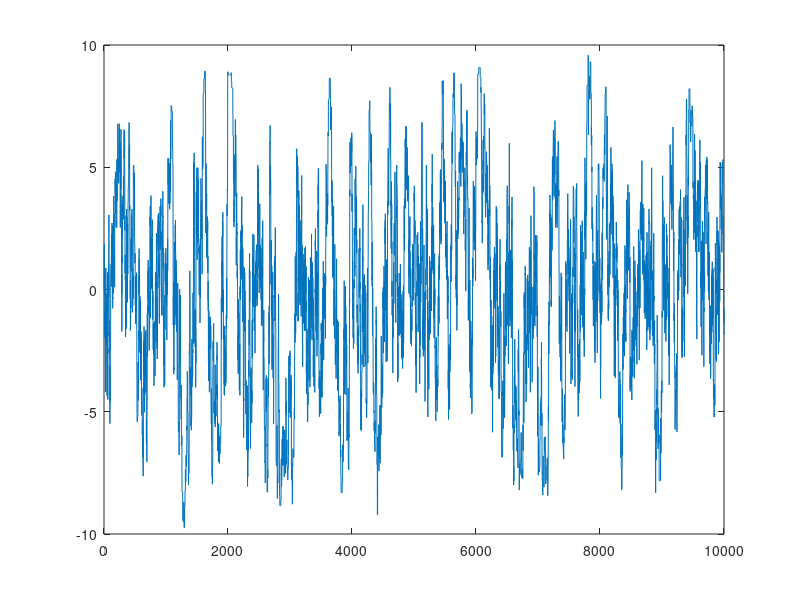

MATLAB code to generate this figure: (Note: this script raises an error after producing the figure.)
%load('chain_example.mat'); X=SAMPLES(:,1);

N=1e4;
X=zeros(N,1);
for i=2:N
    prop=X(i-1)+normrnd(0,1);
    if rand>(abs(prop)/10)
        X(i)=prop;
    else
        X(i)=X(i-1);
    end
end
figure; plot(X)
L=length(X);

%% Batch means - A Comparison of Methods for Computing Autocorrelation Time, Madeleine B. Thompson
s2=var(X);
batch_size=floor(L^(2/3));
no_batches=floor(L^(1/3));
temp=[];
for j=1:batch_size:(L-batch_size)
    batch_mean=mean(X(j:(j+batch_size-1)));
    temp=[temp batch_mean];
end
s2m=var(temp);
tau_batchmeans=batch_size*s2m/s2;

%% Autocorrelation time estimation, Dan Foreman-Mackey
M=floor(L/100);
cf_matlab=autocorr(X,M);
tau_Foreman=1+2*sum(cf_matlab);

%% Stable estimates of autocorrelation length from short GSP-Phot Aeneas MCMC chains
XX=X-mean(X);
temp1=XX(2:end).*XX(1:end-1);
temp2=XX(1:end-1).^2;
phi=sum(temp1)/sum(temp2);
tau_stable_exp=-2*1/log(phi);
tau_stable_int=2*1/(1-phi)-2*1/2;

% %% The Yule Walker Equations for the AR Coefficients, Gidon Eshel
% M=min(floor(L/10),10000);
% cf_matlab=autocorr(X,M);
% R=toeplitz(cf_matlab(1:M));
% rhs=cf_matlab(2:end);
% pi_AR=R\rhs;
% tau_AR=(1-rhs'*pi_AR)/( (1-ones(1,M)*pi_AR).^2 );

tau=[tau_batchmeans, tau_Foreman, tau_stable_exp, tau_stable_int];%, tau_AR];
%tau=tau_stable_exp;
disp(tau)

n=900;
a=zeros(1,n);
for i=1:n
    X1=X(1:end-i);
    X2=X(1+i:end);
    a(i)=corr(X1,X2);
end
figure; plot(a)